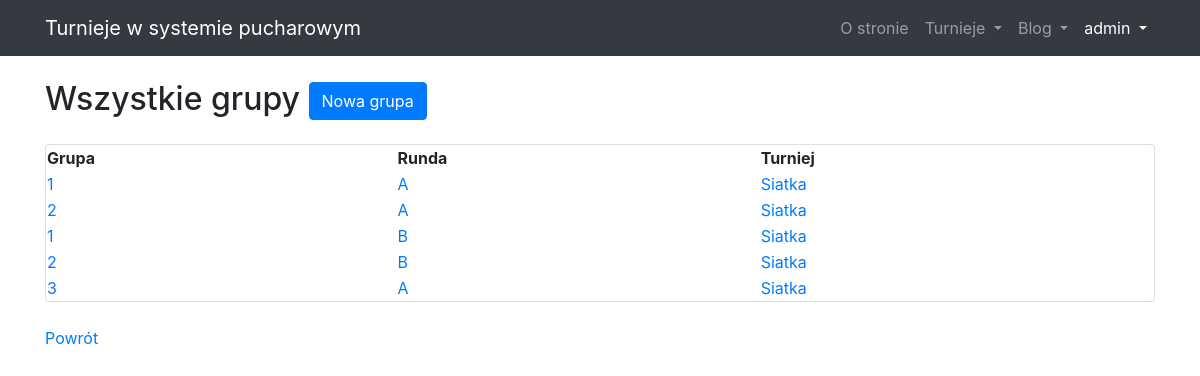
The app's page /tournaments/group/ (signed in) with its own data.
### user/models.py (models this page shows)
class User(AbstractUser):
    date_of_birth = models.DateField(default=date.today)

### tournaments_app/models/group_model.py (models this page shows, shortened)
class Group(models.Model):
    id = models.AutoField(db_index=True, primary_key=True)
    name = models.CharField(max_length=20)
    team_a = models.ForeignKey('tournaments_app.Team',
                               related_name='%(class)s_a_team',
                               on_delete=models.DO_NOTHING)
    team_b = models.ForeignKey('tournaments_app.Team',
                               related_name='%(class)s_b_team',
                               on_delete=models.DO_NOTHING)
    winner = models.ForeignKey('tournaments_app.Team',
                               related_name='%(class)s_win_team',
                               on_delete=models.DO_NOTHING,
                               null=True,
                               blank=True)
    round = models.ForeignKey('tournaments_app.Round',
                              on_delete=models.CASCADE)

### tournaments_app/models/round_model.py (models this page shows, shortened)
class Round(models.Model):
    id = models.AutoField(db_index=True, primary_key=True)
    name = models.CharField(max_length=20)
    number_of_players = models.IntegerField()
    tournament = models.ForeignKey('tournaments_app.Tournament',
                                   on_delete=models.CASCADE)

### tournaments_app/models/tournament_model.py (models this page shows, shortened)
class Tournament(models.Model):
    id = models.AutoField(db_index=True, primary_key=True)
    name = models.CharField(max_length=20)
    start_date = models.DateField()
    end_date = models.DateField()
    max_number_of_players = models.IntegerField()
    registered_teams = models.ManyToManyField('tournaments_app.Team')

### tournaments_app/views/group_view.py (the view)
class AllGroupView(ListView):
    model = Group
    def get_context_data(self, **kwargs):
        return {'Groups':  Group.objects.all()}

### tournaments_app/templates/tournaments_app/group_list.html
{% extends "tournaments_app/base.html" %}
{% block content %}
<article>
    <div>
        {% if Groups  %}
        <h2 class="mt-4 mb-3">Wszystkie grupy <a class="btn btn-primary" href="{% url 'group_add' %}">Nowa grupa</a>
        </h2>
        <div class="card my-4">
            <table style="width:100%">
                <tr>
                    <th>Grupa</th>
                    <th>Runda</th>
                    <th>Turniej</th>
                </tr>
                {% for group in Groups %}
                <tr>
                    <td><a href="{% url 'group_detail' group.id %}">{{ group.name }}</a></td>
                    <td><a href="{% url 'round_detail' group.round.id %}">{{ group.round.name }}</a></td>
                    <td><a
                            href="{% url 'tournament_detail' group.round.tournament.id %}">{{ group.round.tournament.name }}</a>
                    </td>
                </tr>
                {% endfor %}
            </table>
        </div>
        {% else %}
        <h2 class="mt-4 mb-3">Nie ma jeszcze utwożonej grupy w bazie danych.<a class="btn btn-primary"
                href="{% url 'group_add' %}">Nowa grupa</a>
        </h2>
        {% endif %}
    </div>
    <a href="{{request.META.HTTP_REFERER}}">Powrót</a>
</article>
{% endblock content %}

### tournaments_app/templates/tournaments_app/base.html (shortened to what this page needs)
{% load static %}
<!DOCTYPE html>
<html>
<head>
    <link rel="stylesheet" href="https://stackpath.bootstrapcdn.com/bootstrap/4.1.3/css/bootstrap.min.css"
>
    <link rel="stylesheet" href="{% static "css/bootstrap.min.css" %}">
    <link rel="stylesheet" href="{% static "css/modern-business.css" %}">
</head>
{% load crispy_forms_tags %}
<body>
    <nav class=" navbar fixed-top navbar-expand-lg navbar-dark bg-dark fixed-top">
        <div class="container">
            <a class="navbar-brand" href="{% url 'blog-home' %}">Turnieje w systemie pucharowym</a>
            <div class="collapse navbar-collapse" id="navbarResponsive">
                <ul class="navbar-nav ml-auto">
                    <li class="nav-item">
                        <a class="nav-link" href="{% url 'blog-about' %}">O stronie</a>
                    </li>
                    <li class="nav-item dropdown">
                        <a class="nav-link dropdown-toggle" href="#" id="navbarDropdownPortfolio" data-toggle="dropdown"
                            aria-haspopup="true" aria-expanded="false">
                            Turnieje
                        </a>
                    </li>
                    <li class="nav-item dropdown">
                        <a class="nav-link dropdown-toggle" href="#" id="navbarDropdownBlog" data-toggle="dropdown"
                            aria-haspopup="true" aria-expanded="false">
                            Blog
                        </a>
                    </li>
                    <li class="nav-item active dropdown">
                        <a class="nav-link dropdown-toggle" href="#" id="navbarDropdownBlog" data-toggle="dropdown"
                            aria-haspopup="true" aria-expanded="false">
                            {% if user.is_authenticated %}
                            {{ user.username }}
                            {% else %}
                            Konto
                            {% endif %}
                        </a>
                    </li>
                </ul>
            </div>
        </div>
    </nav>
    <div class="container">
        {% block content %}
        {% endblock %}
    </div>
</body>
</html>

### tournaments_app/static/css/modern-business.css (style rules this page uses)
body { padding-top: 56px; }

### records on screen
User: username "admin"
Group: name "1", round.name "A", round.tournament.name "Siatka"
Group: name "2", round.name "A", round.tournament.name "Siatka"
Group: name "1", round.name "B", round.tournament.name "Siatka"
Group: name "2", round.name "B", round.tournament.name "Siatka"
Group: name "3", round.name "A", round.tournament.name "Siatka"
